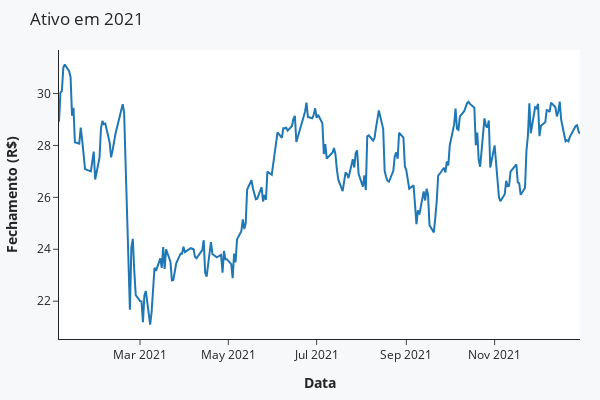

The cell this chart's notebook holds for it:
### Code cell
#Gráfico d epreços do ativo

px.line(x=ativo.index, y=ativo['Close'], template='simple_white', width=600, height=400).\
    update_layout(paper_bgcolor='#f7f8fa', margin=dict(l=20,r=20,t=50, b=20),
    title='Ativo em 2021', xaxis_title='<b>Data', yaxis_title='<b>Fechamento (R$)')

### Figure 1 — Plotly figure (JSON) as saved in the notebook; plotly's stock layout.template omitted (floating-point values rounded to 4 significant figures; data arrays with more than 128 entries replaced by an {"elided": "..."} marker saying what was removed)
{"data": [{"hovertemplate": "x=%{x}<br>y=%{y}<extra></extra>", "legendgroup": "", "line": {"color": "#1F77B4", "dash": "solid"}, "marker": {"symbol": "circle"}, "mode": "lines", "name": "", "orientation": "v", "showlegend": false, "type": "scatter", "x": {"elided": "247 str values"}, "xaxis": "x", "y": {"elided": "247 float values"}, "yaxis": "y"}], "layout": {"height": 400, "legend": {"tracegroupgap": 0}, "margin": {"b": 20, "l": 20, "r": 20, "t": 50}, "paper_bgcolor": "#f7f8fa", "title": {"text": "Ativo em 2021"}, "width": 600, "xaxis": {"anchor": "y", "domain": [0, 1], "title": {"text": "<b>Data"}}, "yaxis": {"anchor": "x", "domain": [0, 1], "title": {"text": "<b>Fechamento (R$)"}}}}
